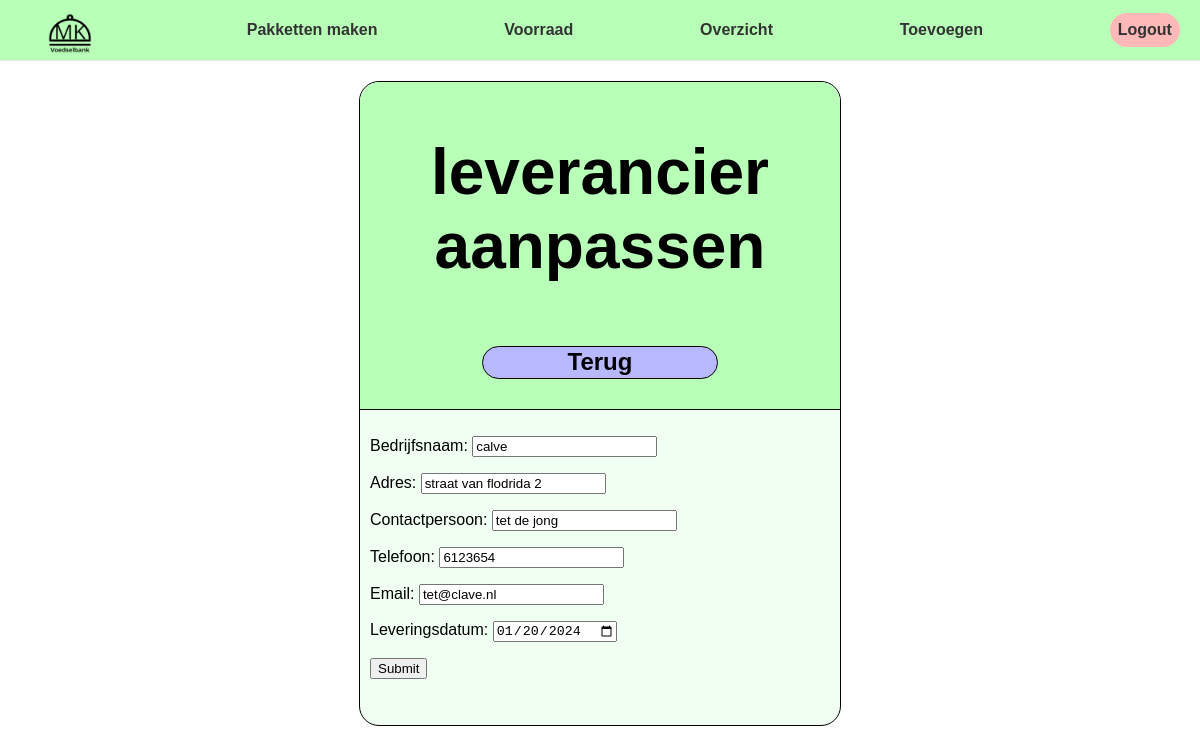
Page /leveranciers-aanpassen/6/ (signed in) on the committed database.
### directie/models/Leverancier.py (models this page shows, shortened)
class Leverancier(models.Model):
    bedrijfsnaam = models.CharField(max_length=100)
    adres = models.CharField(max_length=100)
    contactpersoon = models.CharField(max_length=100)
    telefoon = models.IntegerField()
    email = models.EmailField()
    leveringsdatum = models.DateField(blank=True, null=True)

### directie/views/leveranciers.py (the view)
# urls.py: path('leveranciers-aanpassen/<int:id>/', leveranciers_aanpassen, name='leveranciers-aanpassen'),
@login_required(login_url='')
def leveranciers_aanpassen(request, id):
    obj = get_object_or_404(Leverancier, id=id)
    form = createleveranciersform(request.POST or None, instance=obj)
    if form.is_valid():
        form.save()
        return redirect('directie-homepage')
    return render(request, 'directie/leverancieraanpassen.html', {'form': form, 'id': id})

### directie/forms.py
class createleveranciersform(forms.ModelForm):
    leveringsdatum = forms.DateField(widget=forms.TextInput(attrs={'type': 'date'}))
    class Meta:
        model = Leverancier
        fields = ['bedrijfsnaam', 'adres', 'contactpersoon', 'telefoon', 'email', 'leveringsdatum']

### templates/directie/leverancieraanpassen.html
{% extends "../base.html" %}
{% load static %}
{% block stylesheets %}
    <link
      type="text/css"
      rel="stylesheet"
      href="../../static/css/form.css"
    />
{% endblock %}
{% block content %}
    <div class="content">
      <div class="categorie">
        <div class="topbar">
          <div class="topbar_title">
            <h1>leverancier aanpassen</h1>
          </div>
          <a class="return_btn" href="{% url 'directie-homepage' %}">Terug</a>
        </div>
        <div class="content_tab">
          <form method="post" action="{% url 'leveranciers-aanpassen' id=id %}">
            {% csrf_token %} {{ form.as_p }}
            <button type="submit">Submit</button>
          </form>
        </div>
      </div>
    </div>
{% endblock %}

### static/css/form.css (style rules this page uses)
.content { margin-top: 20px; display: flex; flex-direction: row; flex-wrap: wrap; justify-content: space-around; gap: 20px; }
.categorie { width: 40%; border-width: 1px; border-style: solid; border-color: black; border-radius: 20px; background-color: #F0FFF2; display: flex; flex-direction: column; display: inline-flex; padding-bottom: 20px; }
.topbar { text-align: center; font-size: 32px; font-weight: bold; border-bottom: 1px solid black; background-color: #B8FFB8; border-radius: 20px 20px 0px 0px; margin: 0px; padding: 10px; }
.content_tab { display: flex; flex-direction: row; padding: 10px; }
.return_btn { width: 50%; border-radius: 30px; margin: 20px; border: 1px solid black; background-color: #B8B8FF; font-size: 24px; font-weight: bold; cursor: pointer; text-align: center; align-self: center; align-content: center; display: inline-block; text-decoration: none; color: black; padding: 0.1rem; }

### static/css/header.css (style rules this page uses)
body { margin: 0; padding: 0; font-family: sans-serif; }

### rows in the picture
Leverancier: bedrijfsnaam "calve", adres "straat van flodrida 2", contactpersoon "tet de jong", telefoon "6123654", email "tet@clave.nl", leveringsdatum "01/20/2024"
